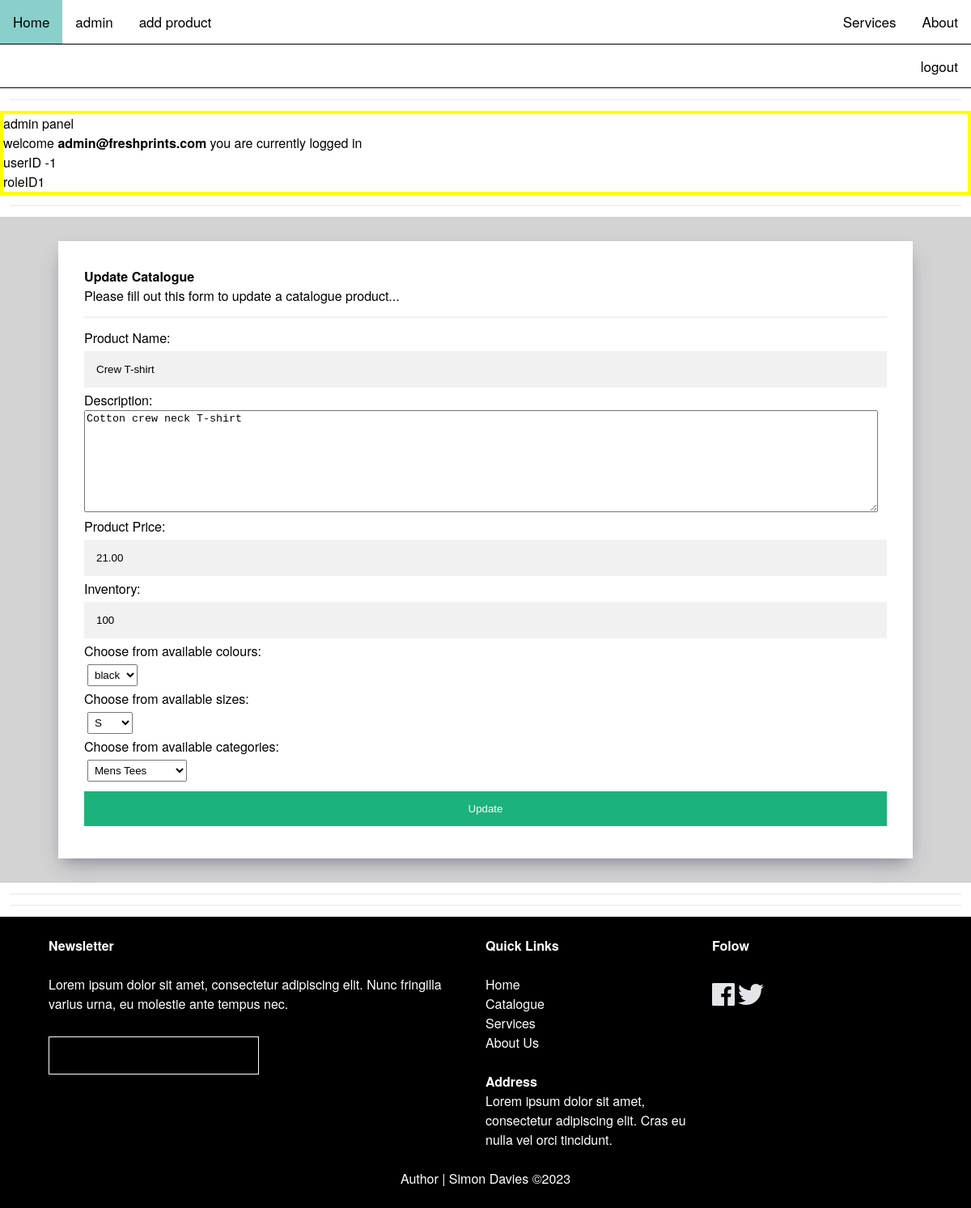
/view/form_productUpdate.php?productID=1 (signed in), run on the app's committed database.
### tables this page shows
CREATE TABLE `product` (
  `productID` int(11) NOT NULL,
  `productTitle` varchar(50) NOT NULL,
  `description` text NOT NULL,
  `price` decimal(6,2) NOT NULL,
  `qty` int(5) NOT NULL,
  `colourID` int(11) NOT NULL,
  `sizeID` int(11) NOT NULL,
  `catID` int(11) NOT NULL
);

### model/functions.php (called while the page is built, shortened)
<?php
function get_category_dropdown()
{
  global $pdo;
  $sql = 'SELECT * FROM category WHERE catID >0 ORDER BY catID';
  $statement = $pdo->prepare($sql);
  $statement->execute();
  $result = $statement->fetchAll();
  return $result;
}
function get_colour_dropdown()
{
 global $pdo;
 $sql = 'SELECT * FROM colour ORDER BY colourID';
 $result = $pdo->query($sql);
 return $result;
}
function get_size_dropdown()
{
  global $pdo;
  $sql = 'SELECT * FROM size ORDER BY sizeID';
  $result = $pdo->query($sql);
  return $result;
}
?>

### view/form_productUpdate.php (the view, shortened to what this page needs)
<?php
require('../model/pdo.php');
require('../model/functions.php');
?>
<!DOCTYPE html>
<html lang="en">
<head>
  <link rel="stylesheet" href="../css/reset.css">
  <link rel="stylesheet" href="../css/style.css">
  <link rel="stylesheet" href="https://cdnjs.cloudflare.com/ajax/libs/font-awesome/4.7.0/css/font-awesome.min.css">
</head>
<body>
<?php
require('navigation.php');
?>
<hr>
<?php require('section_account.php'); ?>
<section class="section_container formbkg">
  <div class="">
   <form method="post" action="<?php echo htmlspecialchars($_SERVER["PHP_SELF"] . "?" . $_SERVER['QUERY_STRING'] );?>">
  <?php
  $productID = $_GET['productID'];
if(isset($productID)){
  global $pdo;
  $sql = 'SELECT * FROM product WHERE productID =' . $productID;
  foreach($pdo->query($sql) as $result):
?>
<h2>Update Catalogue</h2>
<p>Please fill out this form to update a catalogue product...</p>
<hr>
<p><?php $selectedCol = $result['colourID'];  ?></p>
<p><?php $selectedSize = $result['sizeID'];  ?></p>
<p><?php $selectedCat = $result['catID'];  ?></p>
        <label for="productTitle">Product Name:</label>
         <input type="text" id="productTitle" name="productTitle" value="<?php echo $result['productTitle']; ?>" />
         <p><label for="description">Description:</label></p>
         <textarea id="description" name="description" cols="120" rows="8"><?php  echo $result['description']; ?></textarea>
         <p><label for="price">Product Price:</label></p>
         <input type="text" id="price" name="price" value="<?php echo $result['price'];  ?>" />
         <p><label for="qty">Inventory:</label></p>
         <input type="text" id="qty" name="qty" value="<?php echo $result['qty'];  ?>" />
         <p><label for="colourID">Choose from available colours:</label></p>
         <select name='colourID' id="colourID">
          <?php
          $result = get_colour_dropdown();
           foreach($result as $row):
             if( $selectedCol == $row['colourID'] ){
               echo '<option selected value="' . $row['colourID'] . '" > ' . $row['colour'] . '</option>';
             } else {
              echo '<option value="' . $row['colourID'] . '" > ' . $row['colour'] . '</option>';
             }
           endforeach;
           ?>
         </select>
         <p><label for="sizeID">Choose from available sizes:</label></p>
         <select name='sizeID' id="sizeID">
          <?php
          $result = get_size_dropdown();
           foreach($result as $row):
             if($row['sizeID'] == $selectedSize){
           echo '<option selected value="' . $row['sizeID'] . '" > ' . $row['sizes'] . '</option>';
         } else {
           echo '<option value="' . $row['sizeID'] . '" > ' . $row['sizes'] . '</option>';
         }
           endforeach;
           ?>
         </select>
         <p><label for="catID">Choose from available categories:</label></p>
         <select name='catID' id="catID">
          <?php
           $result = get_category_dropdown();
           foreach($result as $row):
             if($row['catID'] == $selectedCat){
           echo '<option selected value="' . $row['catID'] . '" > ' . $row['catName'] . '</option>';
         } else {
          echo '<option value="' . $row['catID'] . '" > ' . $row['catName'] . '</option>';
         }
           endforeach;
           ?>
         </select>
  <button type="submit" > Update </button>
  <br>
  <?php
endforeach;
  } else {
    "could not find product";
  }  ?>
   </form>
    </div>
</section>
<hr>
<hr>
<?php require('footer.php');?>
</body>
</html>

### css/style.css (style rules this page uses)
* { box-sizing: border-box; }
body { margin: 0; font-family: "HelveticaNeue-Light", "Helvetica Neue Light", "Helvetica Neue", Helvetica, Arial, "Lucida Grande", sans-serif; font-weight: 300; max-width: 100%; font-size: 16px; font-weight: 500; }
hr { width: 98%; margin: 0.8rem auto 0.8rem auto; border: 1px solid #f1f1f1; }
.section_container hr { width:100%; }
.section_container { padding:2.5% 0; text-align: center; }
footer input[type=text]:focus, { background-color: black; outline: none; }
.formbkg { background-color: lightgrey; }
.formbkg form { width:88vw; margin: auto; background-color: white; padding:2rem; box-shadow: rgba(50, 50, 93, 0.25) 0px 13px 27px -5px, rgba(0, 0, 0, 0.3) 0px 8px 16px -8px; text-align: left; }
textarea { max-width:100%; }
input[type=text], input[type=password],input[type=email] { width: 100%; padding: 15px; margin: 0.25rem 0 0.25rem 0; display: inline-block; border: none; background: #f1f1f1; }
button { background-color: #04AA6D; color: white; padding: 14px 20px; margin: 8px 0; border: none; cursor: pointer; width: 100%; opacity: 0.9; }
.modal-content-order-form, { padding-top:0px; background-color: #fefefe; margin: 0% auto 15% auto; border: 1px solid #888; width: 33%; }
select { padding:0.25rem;margin:0.25rem; }

### data on the page
product: productTitle "Crew T-shirt", description "Cotton crew neck T-shirt", price "21.00", qty "100"

### other printed values
$_SESSION['username'] "admin@freshprints.com"
$_SESSION['userID'] "1"
$_SESSION['roleID'] "1"
form field colourID "black"
form field sizeID "S"
form field catID "Mens Tees"
